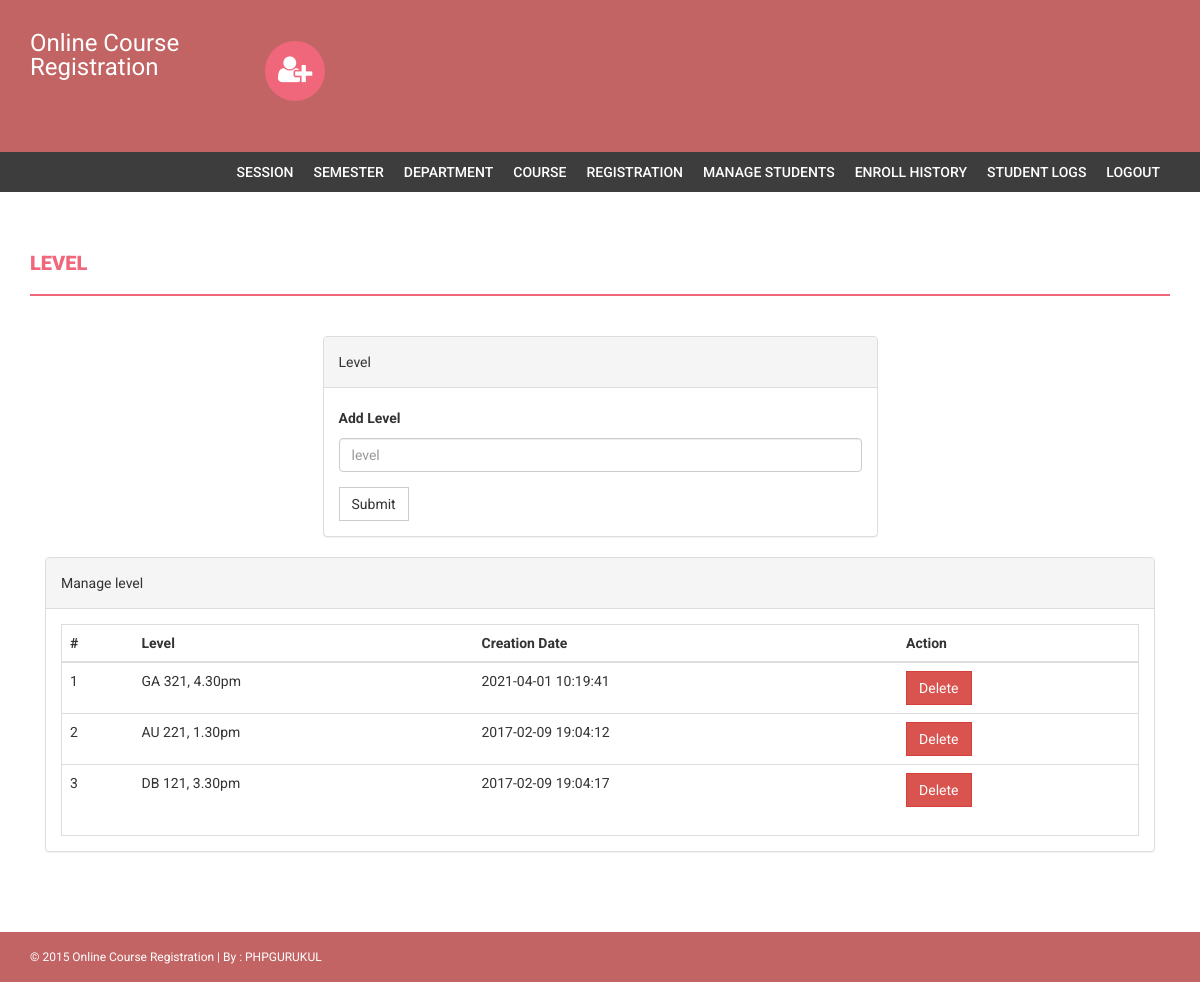
Page /admin/level.php (signed in) on the committed database.
### tables this page shows
CREATE TABLE `level` (
  `id` int NOT NULL,
  `level` varchar(255) DEFAULT NULL,
  `creationDate` timestamp NULL DEFAULT CURRENT_TIMESTAMP
);

### admin/level.php (the view, shortened to what this page needs)
<?php
if(strlen($_SESSION['alogin'])==0)
    {
header('location:index.php');
}
else{
?>
<!DOCTYPE html>
<html xmlns="http://www.w3.org/1999/xhtml">
<head>
    <link href="assets/css/bootstrap.css" rel="stylesheet" />
    <link href="assets/css/font-awesome.css" rel="stylesheet" />
    <link href="assets/css/style.css" rel="stylesheet" />
</head>
<body>
<?php include('includes/header.php');?>
<?php if($_SESSION['alogin']!="")
{
 include('includes/menubar.php');
}
 ?>
    <div class="content-wrapper">
        <div class="container">
              <div class="row">
                    <div class="col-md-12">
                        <h1 class="page-head-line">Level  </h1>
                    </div>
                </div>
                <div class="row" >
                  <div class="col-md-3"></div>
                    <div class="col-md-6">
                        <div class="panel panel-default">
                        <div class="panel-heading">
                           Level
                        </div>
                        <div class="panel-body">
                       <form name="level" method="post">
   <div class="form-group">
    <label for="department">Add Level  </label>
    <input type="text" class="form-control" id="level" name="level" placeholder="level" required />
  </div>
 <button type="submit" name="submit" class="btn btn-default">Submit</button>
</form>
                            </div>
                            </div>
                    </div>
                </div>
                <div class="col-md-12">
                    <div class="panel panel-default">
                        <div class="panel-heading">
                            Manage level
                        </div>
                        <div class="panel-body">
                            <div class="table-responsive table-bordered">
                                <table class="table">
                                    <thead>
                                        <tr>
                                            <th>#</th>
                                            <th>Level</th>
                                            <th>Creation Date</th>
                                            <th>Action</th>
                                        </tr>
                                    </thead>
                                    <tbody>
<?php
$sql=mysqli_query($con,"select * from level");
$cnt=1;
while($row=mysqli_fetch_array($sql))
{
?>
                                        <tr>
                                            <td><?php echo $cnt;?></td>
                                            <td><?php echo htmlentities($row['level']);?></td>
                                            <td><?php echo htmlentities($row['creationDate']);?></td>
                                            <td>
  <a href="level.php?id=<?php echo $row['id']?>&del=delete" onClick="return confirm('Are you sure you want to delete?')">
                                            <button class="btn btn-danger">Delete</button>
</a>
                                            </td>
                                        </tr>
<?php
$cnt++;
} ?>
                                    </tbody>
                                </table>
                            </div>
                        </div>
                    </div>
                </div>
            </div>
        </div>
  <?php include('includes/footer.php');?>
</body>
</html>
<?php } ?>

### admin/assets/css/style.css (style rules this page uses)
body { font-family: 'Roboto', sans-serif; line-height: 30px; }
.content-wrapper { margin-top: 40px; min-height: 600px; padding-bottom: 60px; }
.page-head-line { font-weight: 900; padding-bottom: 20px; border-bottom: 2px solid #F0677C; text-transform: uppercase; color: #F0677C; font-size: 20px; margin-bottom: 40px; }
.btn { border-radius: 0px; -webkit-border-radius: 0px; -moz-border-radius: 0px; }

### rows in the picture
level: level "GA 321, 4.30pm", creationDate "2021-04-01 10:19:41"
level: level "AU 221, 1.30pm", creationDate "2017-02-09 19:04:12"
level: level "DB 121, 3.30pm", creationDate "2017-02-09 19:04:17"
